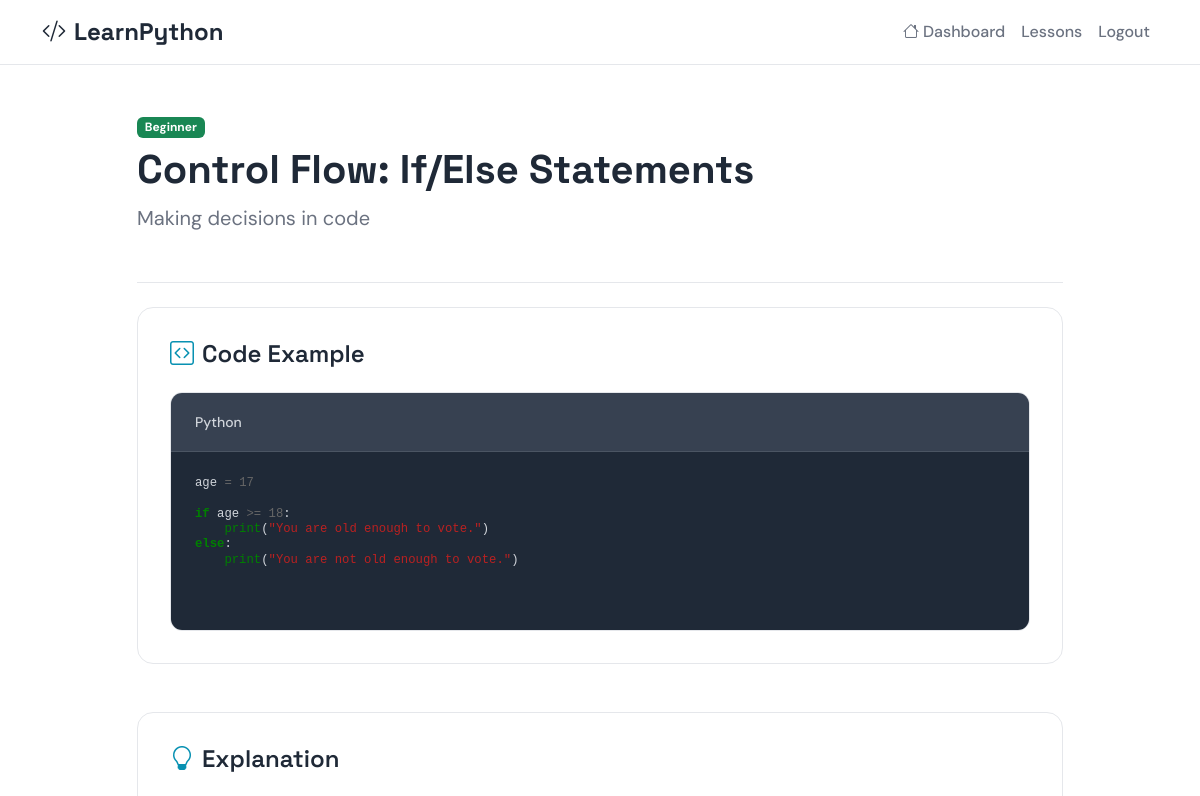
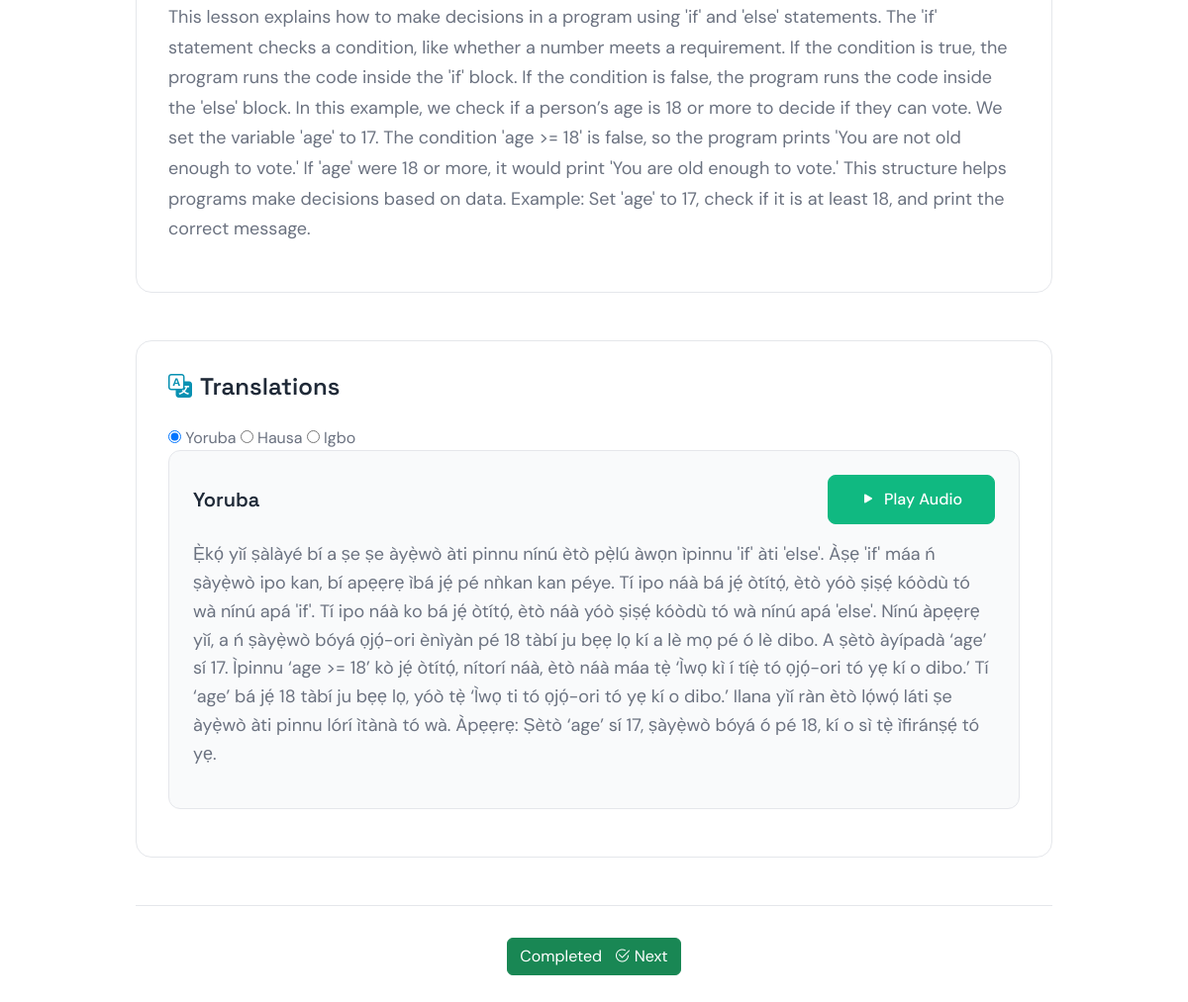
Page /courses/lesson/20/ (signed in) on the committed database (2 pictures, top to bottom).
### lesson/models.py (models this page shows, shortened)
class Lesson(models.Model):
    DIFFICULTY_CHOICES = [
        ('1', 'Beginner'),
        ('2', 'Intermediate'),
        ('3', 'Advanced'),
    ]
    topic = models.CharField(max_length=100)       # e.g. "Introduction to Python"
    subtopic = models.CharField(max_length=100)    # e.g. "Variables"
    code_example = models.TextField()              # Python code snippet
    code_explanation = models.TextField()          # "What this code does"
    difficulty_level = models.CharField(
        max_length=50,
        choices=DIFFICULTY_CHOICES,
        default='1',
        help_text="The difficulty level of the lesson."
    )
    created_at = models.DateTimeField(auto_now_add=True)
    class Meta:
        ordering = ["topic", "subtopic"]

class LessonTranslation(models.Model):
    LANG_CHOICES = [
        ("en", "English"),
        ("yo", "Yoruba"),
        ("ig", "Igbo"),
        ("ha", "Hausa"),
    ]
    lesson = models.ForeignKey(Lesson, related_name="translations", on_delete=models.CASCADE)
    language = models.CharField(max_length=10, choices=LANG_CHOICES)
    concept_text = models.TextField()              # Explanation in native language
    audio_file = models.FileField(upload_to="audio/", blank=True, null=True)
    class Meta:
        unique_together = ("lesson", "language")

### lesson/views.py (the view)
# urls.py: path('lesson/<int:lesson_id>/', views.lesson_detail_view, name='lesson_detail'),
def lesson_detail_view(request, lesson_id):
    lesson = get_object_or_404(Lesson, pk=lesson_id)
    is_completed = lesson.progress.filter(user=request.user, completed=True).exists()
    context = {
        "lesson": lesson,
        "is_completed": is_completed,
    }
    return render(request, "lessons/lesson_detail.html", context)

### lesson/templatetags/pygment_tags.py (called while the page is built)
@register.filter
def pygmentize(code, language='python'):
    lexer = get_lexer_by_name(language)
    formatter = HtmlFormatter()
    return highlight(code, lexer, formatter)

### templates/lessons/lesson_detail.html (shortened to what this page needs)
{% extends 'base.html' %}
{% load pygment_tags %}
{% block content %}
    <nav class="navbar navbar-expand-lg navbar-light">
        <div class="container">
            <a class="navbar-brand" href="{% url 'user:dashboard' %}">
                <i class="bi bi-code-slash me-2"></i>LearnPython
            </a>
            <div class="collapse navbar-collapse" id="navbarNav">
                <ul class="navbar-nav ms-auto">
                    <li class="nav-item">
                        <a class="nav-link" href="{% url 'user:dashboard' %}">
                            <i class="bi bi-house me-1"></i>Dashboard
                        </a>
                    </li>
                    <li class="nav-item">
                        <a class="nav-link" href="#lessons">Lessons</a>
                    </li>
                    <li class="nav-item">
                        <a class="nav-link" href="{% url 'account_logout' %}">Logout</a>
                    </li>
                </ul>
            </div>
        </div>
    </nav>
    <div class="container py-5">
        <div class="row">
            <div class="col-lg-10 mx-auto">
                <div class="lesson-header mb-4">
                    <div class="d-flex justify-content-between align-items-start mb-3">
                        <div>
                            <span class="badge bg-success mb-2">{{ lesson.get_difficulty_level_display }}</span>
                            <h1 class="lesson-detail-title">{{ lesson.topic }}</h1>
                            <p class="lesson-detail-subtitle">{{ lesson.subtopic }}</p>
                        </div>
                    </div>
                </div>
                <div class="lesson-section mb-5">
                    <h3 class="section-heading">
                        <i class="bi bi-code-square me-2"></i>Code Example
                    </h3>
                    <div class="code-container">
                        <div class="code-header">
                            <span class="code-title">Python</span>
                        </div>
                        <pre class="code-content"><code class="language-python">{% autoescape off %}{{ lesson.code_example|pygmentize:'python' }}{% endautoescape %}</code></pre>
                    </div>
                </div>
                <div class="lesson-section mb-5">
                    <h3 class="section-heading">
                        <i class="bi bi-lightbulb me-2"></i>Explanation
                    </h3>
                    <div class="explanation-content">
                        <p>{{ lesson.code_explanation }}</p>
                    </div>
                </div>
                <div class="lesson-section">
                    <h3 class="section-heading">
                        <i class="bi bi-translate me-2"></i>Translations
                    </h3>
                    <div class="translation-tabs">
                        <input type="radio" name="language" id="lang-yo" value="yo" checked>
                        <label for="lang-yo">Yoruba</label>
                        <input type="radio" name="language" id="lang-ha" value="ha">
                        <label for="lang-ha">Hausa</label>
                        <input type="radio" name="language" id="lang-ig" value="ig">
                        <label for="lang-ig">Igbo</label>
                    </div>
                    <div class="translation-content">
                    {% for translation in lesson.translations.all %}
                        <div class="translation-card" data-language="{{ translation.language|lower }}">
                            <div class="translation-header d-flex justify-content-between align-items-center">
                                <h4 class="translation-title">{{ translation.get_language_display }}</h4>
                                {% if translation.audio_file %}
                                    <button class="btn btn-accent audio-play-btn" data-audio-url="{{ translation.audio_file.url }}">
                                        <i class="bi bi-play-fill me-2"></i>Play Audio
                                    </button>
                                {% endif %}
                            </div>
                            <div class="translation-text mt-3">
                                <p>{{ translation.concept_text }}</p>
                            </div>
                        </div>
                    {% empty %}
                        <div class="empty-state text-center py-5">
                            <i class="bi bi-translate display-4 text-muted"></i>
                            <p class="mt-3 text-muted">No translations available for this lesson.</p>
                        </div>
                    {% endfor %}
                </div>
            </div>
                <div class="lesson-navigation mt-5">
                    <div class="d-flex justify-content-center">
                        {% if is_completed %}
                            <a href="{% url 'user:dashboard' %}" class="btn btn-success">
                                 Completed <i class="bi bi-check2-circle ms-2"></i> Next
                            </a>
                        {% endif %}
                    </div>
                </div>
            </div>
        </div>
    </div>
{% endblock %}

### static/css/styles.css (style rules this page uses)
:root { --primary-color: #0891b2; --accent-color: #10b981; --text-primary: #1f2937; --text-secondary: #6b7280; --text-muted: #9ca3af; --background: #ffffff; --background-subtle: #f9fafb; --border-color: #e5e7eb; --font-heading: "Space Grotesk", sans-serif; --font-body: "DM Sans", sans-serif; --section-padding: 5rem 0; --container-padding: 2rem; }
body { font-family: var(--font-body); color: var(--text-secondary); line-height: 1.6; background-color: var(--background); }
h1, h2, h3, h4, h5, h6 { font-family: var(--font-heading); color: var(--text-primary); font-weight: 600; line-height: 1.2; }
.navbar { background-color: var(--background) !important; border-bottom: 1px solid var(--border-color); }
.navbar-brand { font-family: var(--font-heading); font-weight: 700; font-size: 1.5rem; color: var(--text-primary) !important; }
.nav-link { color: var(--text-secondary) !important; font-weight: 500; transition: color 0.2s ease; }
.btn-accent { background-color: var(--accent-color); border-color: var(--accent-color); color: white; font-weight: 500; padding: 0.75rem 2rem; border-radius: 0.5rem; transition: all 0.2s ease; }
.code-header { background-color: #374151; padding: 1rem 1.5rem; border-bottom: 1px solid #4b5563; }
.code-title { color: #d1d5db; font-size: 0.875rem; font-weight: 500; }
.code-content { padding: 1.5rem; margin: 0; background-color: var(--text-primary); color: #d1d5db; font-family: "Monaco", "Menlo", monospace; font-size: 0.875rem; line-height: 1.6; }
.lesson-header { border-bottom: 1px solid var(--border-color); padding-bottom: 2rem; }
.lesson-detail-title { font-size: 2.5rem; font-weight: 700; color: var(--text-primary); margin-bottom: 0.5rem; }
.lesson-detail-subtitle { font-size: 1.25rem; color: var(--text-secondary); margin-bottom: 0; }
.lesson-section { background-color: var(--background); border: 1px solid var(--border-color); border-radius: 1rem; padding: 2rem; }
.section-heading { font-size: 1.5rem; font-weight: 600; color: var(--text-primary); margin-bottom: 1.5rem; display: flex; align-items: center; }
.section-heading i { color: var(--primary-color); }
.code-container { border-radius: 0.75rem; overflow: hidden; border: 1px solid var(--border-color); }
.explanation-content { font-size: 1.125rem; line-height: 1.7; color: var(--text-secondary); }
.translation-card { background-color: var(--background-subtle); border: 1px solid var(--border-color); border-radius: 0.75rem; padding: 1.5rem; margin-bottom: 1rem; }
.translation-header { display: flex; justify-content: between; align-items: center; margin-bottom: 1rem; }
.translation-title { font-size: 1.25rem; font-weight: 600; color: var(--text-primary); margin-bottom: 0; }
.translation-text { font-size: 1.125rem; line-height: 1.6; color: var(--text-secondary); }
.audio-play-btn { font-weight: 500; border-radius: 0.5rem; }
.lesson-navigation { border-top: 1px solid var(--border-color); padding-top: 2rem; }

### static/css/pygments_style.css (style rules this page uses)
pre { line-height: 125%; }
.k { color: #008000; font-weight: bold }
.o { color: #666 }
.nb { color: #008000 }
.mi { color: #666 }
.s2 { color: #BA2121 }

### rows in the picture
Lesson: difficulty_level "Beginner", topic "Control Flow: If/Else Statements", subtopic "Making decisions in code", code_example|pygmentize "age = 17 if age >= 18 : print ( \"You are old enough to vote.\" ) else : print ( \"You are not old enough to vote.\" )", code_explanation "This lesson explains how to make decisions in a program using 'if' and 'else' statements. The 'if' statement checks a condition, like whether a number meets a requirement. If the condition is true, the program runs the code inside the 'if' block. If the condition is false, the program runs the code inside the 'else' block. In this example, we check if a person’s age is 18 or more to decide if they can vote. We set the variable 'age' to 17. The condition 'age >= 18' is false, so the program prints 'You are not old enough to vote.' If 'age' were 18 or more, it would print 'You are old enough to vote.' This structure helps programs make decisions based on data. Example: Set 'age' to 17, check…"
